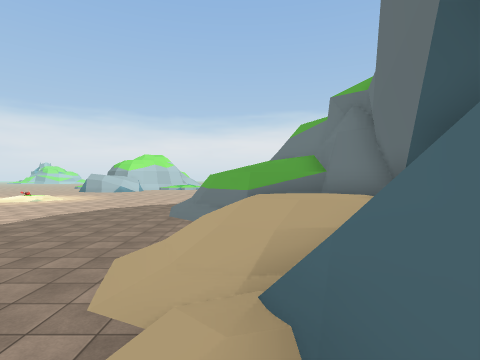
view 1 (above)

22 first-person views from a walk through a Unity game level. The camera is 1.3 m above the floor, looks level and sees 80° across. The floor is counted in squares, 2 m on a side. Each view is taken from the middle of a square. On the plan, view 1 faces up. The plan holds only what a view shows up to about 9 squares ahead; the rest is blank. The place goes on beyond the plan. The player is left out. Some surface patterns are stand-ins.

view 2
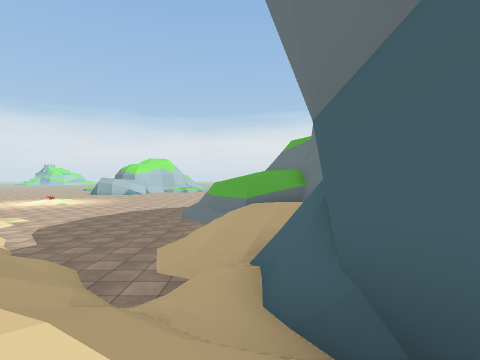

view 3
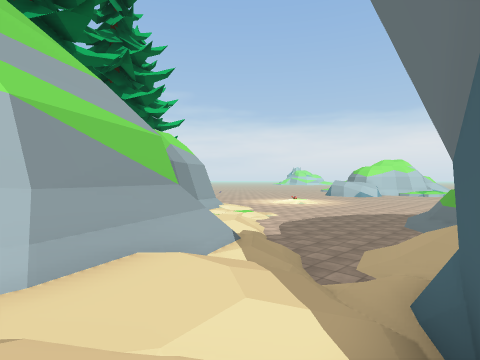

view 4
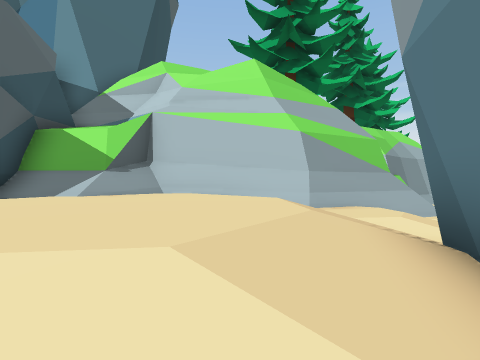

view 5
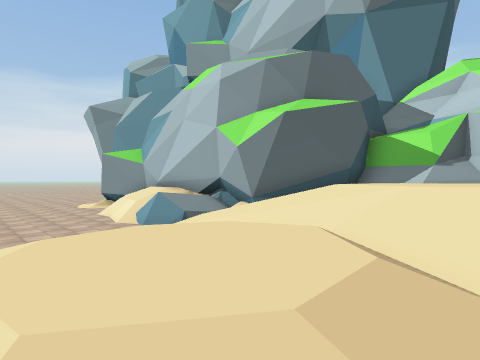

view 6
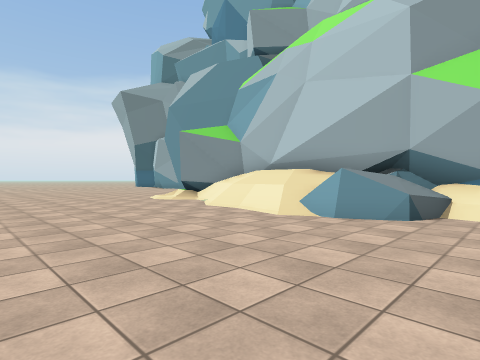

view 7
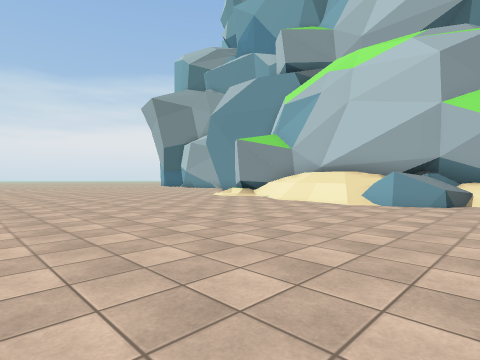

view 8
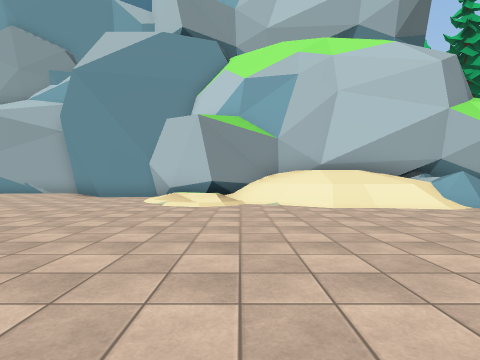

view 9
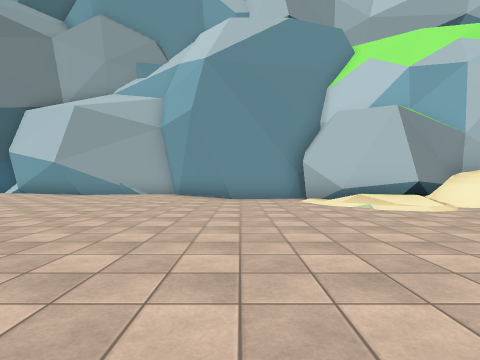

view 10
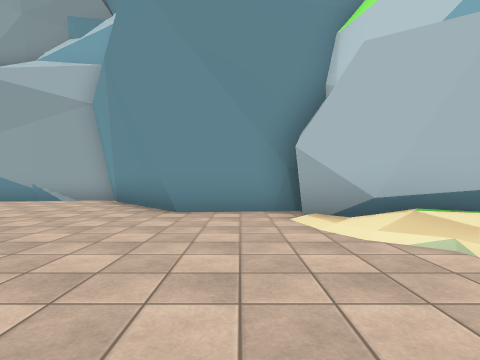

view 11
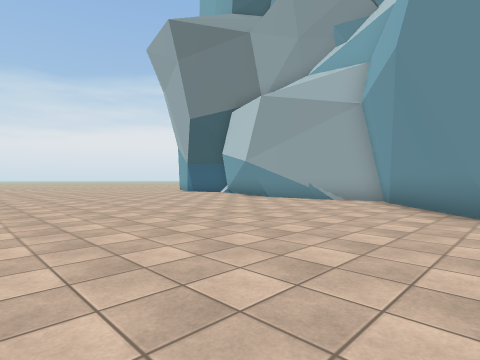

view 12
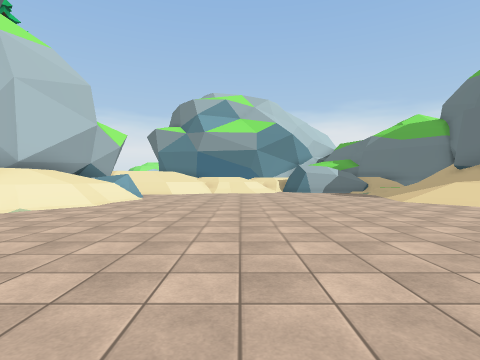

view 13
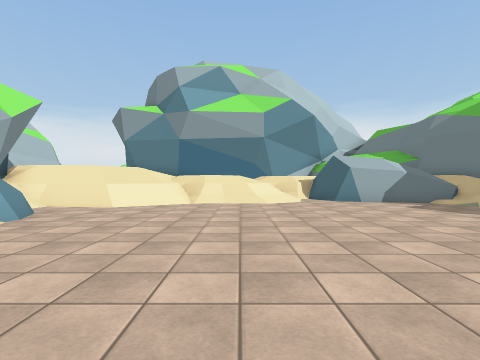

view 14
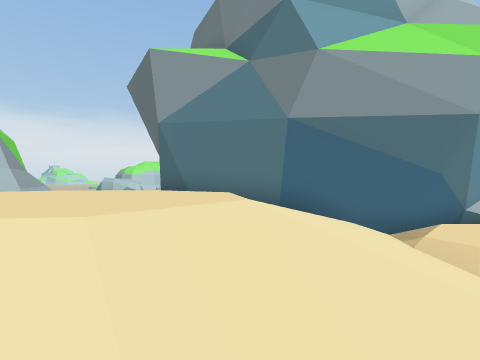

view 15
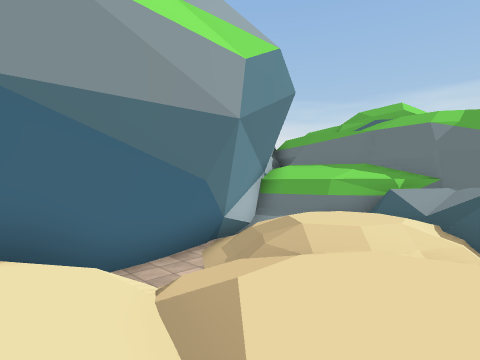

view 16
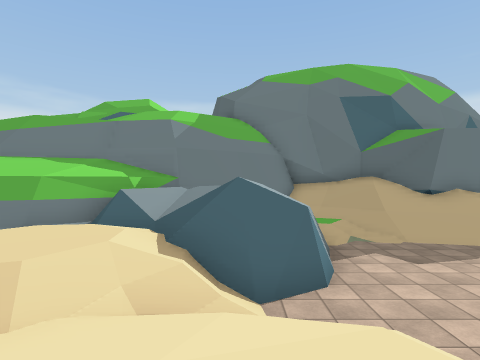

view 17
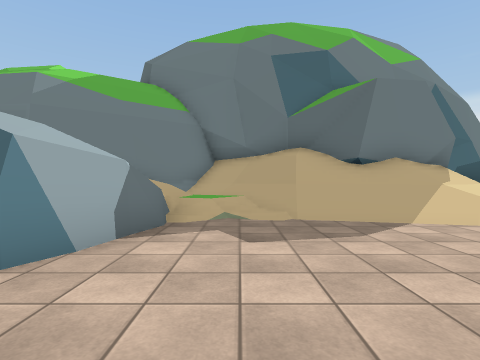

view 18
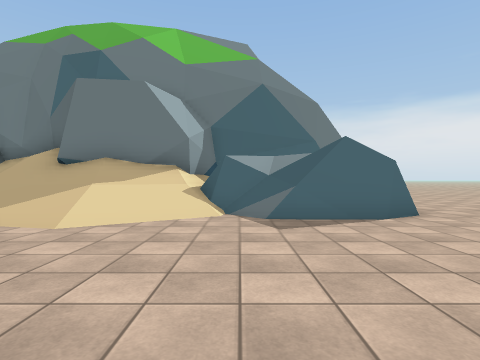

view 19
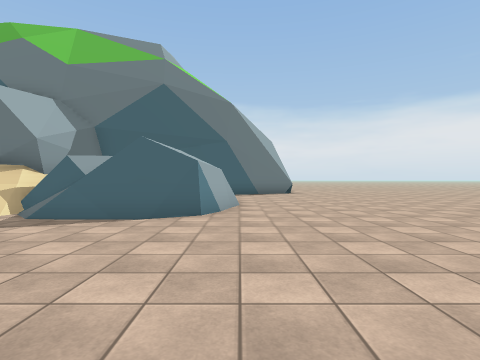

view 20
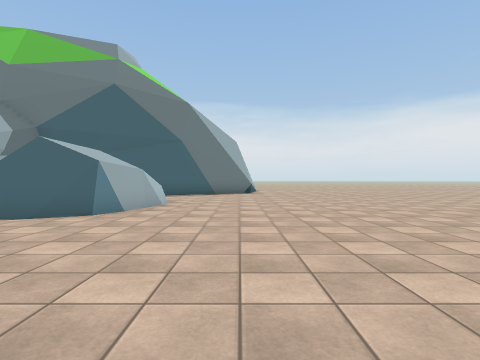

view 21
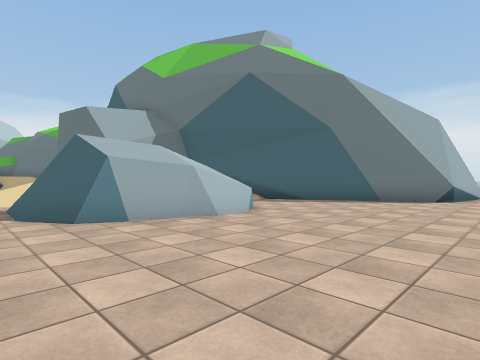

view 22
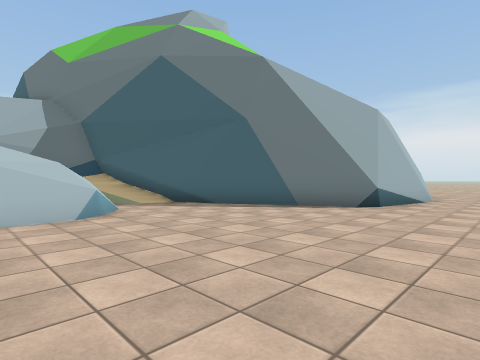

### Floor plan
Key: @ floor where view 1 was taken; # wall or solid block; . main floor; : floor 1.5 m higher than the main floor; + floor 2.25 m higher than the main floor; / step, stairs or slope; = window, fence, low wall or low ledge; ^ raised ledge; v drop or lower ground.
Columns run from 4 left of view 1 to 26 right of it. Each row starts with its distance up from view 1.
  9 ../##
  8 .../#^
  7 .../#^##
  6 .../ //#
  5 ...//:/#
  4 ...////
  3 /..///
  2  //./
  1  ^///#
  0 #^//@#
 -1  #///#      ####
 -2  ##//########//#^
 -3  ##/////////// ##^
 -4  ##/+++//////://#^
 -5  ##++++//////:////##
 -6  #/+++++//://///// ##
 -7  ##/+++///:///#//  /##
 -8   #///////////#//////#
 -9   ###////////.../////#
-10     ##///........////#
-11      #==.........////#
-12      #/=.........///##
-13      #//.........//##
-14      #//........///##
-15      #//........////#
-16      #//.........//#####
-17      #/..........////=/#
-18      #/..........#/////##
-19      ##/.........v////..##
-20     ##/..........#////...#
-21    ##/............./=....##
-22    #......................#
-23    #......................####
-24   ##...........................
-25 ###.........  .................
-26 #..........    ..........
-27 #.........      ......
-28 #.........        ....
-29 #........          ...

Positions as (right, up) in squares from view 1, and headings:
1: (0, 0), facing up
2: (0, -2), facing up
3: (1, -3), facing up-left
4: (4, -4), facing left
5: (7, -5), facing down-left
6: (8, -10), facing down-left
7: (11, -10), facing down-left
8: (10, -18), facing left
9: (9, -23), facing left
10: (5, -22), facing left
11: (5, -23), facing down-left
12: (7, -23), facing up
13: (7, -17), facing up
14: (3, -9), facing up
15: (4, -7), facing up-right
16: (6, -7), facing right
17: (8, -10), facing right
18: (8, -17), facing right
19: (8, -21), facing right
20: (8, -23), facing right
21: (12, -25), facing up-right
22: (15, -26), facing up-right
